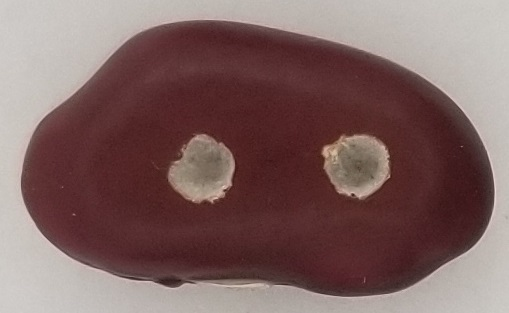
#> input picture imageAcquisition/DataValidation/rc5.jpg, 509 x 313 px, found by its file name
$ python getColourObjectImage.py
#> lines starting #> are read from the running program, lines starting #| are printed output that depends on the picture; after the words box and inside, x2 and y2 are one past the last pixel; in counts of white or black regions, pixels touching at a corner belong together
import cv2
import numpy as np
import find_contour as fc   # importation de ma bibliotheque
"""
Nous allons appprendre  comment detecter la couleur sur une image
"""

path = r'/Users/frankgiressegadjuinianga/Documents/Master2TSI_UBa/Dossier_projet/SortingBeansSystem_Using_ANN/imageAcquisition/imageTest/rc5.jpg'
img = cv2.imread(path)
#> img is the input picture: shape (313, 509, 3); mean B, G, R 98, 99.8, 127
cv2.namedWindow("barre guidage")   # nouvelle fenetre windows
cv2.resizeWindow("barre guidage", 640, 240)  # redimensionnement de la nouvelle fenetre windows
cv2.createTrackbar("Teinte min", "barre guidage", 0, 179, fc.empty)  # 0, 179
cv2.createTrackbar("Teinte max", "barre guidage", 179, 179, fc.empty)  # 179, 179
cv2.createTrackbar("Sat min", "barre guidage", 53, 255, fc.empty)  # 0, 255
cv2.createTrackbar("Sat max", "barre guidage", 255, 255, fc.empty)  # 255, 255
cv2.createTrackbar("Val min", "barre guidage", 13, 255, fc.empty)  # 0, 255
cv2.createTrackbar("Val max", "barre guidage", 255, 255, fc.empty)  # 255, 255

# 2. vous allons maintenant definir les valeurs individuels de saturation,teinte permettant de detecter la couleur verte
while True:
    img = cv2.imread(path,None)
    # 1. transformation HSV (Hue Saturation Value)
    imgRGB = cv2.cvtColor(img, cv2.COLOR_BGR2RGB)
    imgHSV = cv2.cvtColor(imgRGB, cv2.COLOR_BGR2HSV)
#> imgHSV: shape (313, 509, 3); mean H, S, V 115.3, 82, 127
    t_min = cv2.getTrackbarPos("Teinte min", "barre guidage")
    t_max = cv2.getTrackbarPos("Teinte max", "barre guidage")
    s_min = cv2.getTrackbarPos("Sat min", "barre guidage")
    s_max = cv2.getTrackbarPos("Sat max", "barre guidage")
    v_min = cv2.getTrackbarPos("Val min", "barre guidage")
    v_max = cv2.getTrackbarPos("Val max", "barre guidage")
    print(t_min, t_max, s_min, s_max, v_min, v_max) #### teinte min et max, saturation min et max, luminance min et max

    # 3. appliquer les differente valeur a notre image HSV
    lower = np.array([t_min, s_min, v_min])
    upper = np.array([t_max, s_max, v_max])
    mask = cv2.inRange(imgHSV, lower, upper)
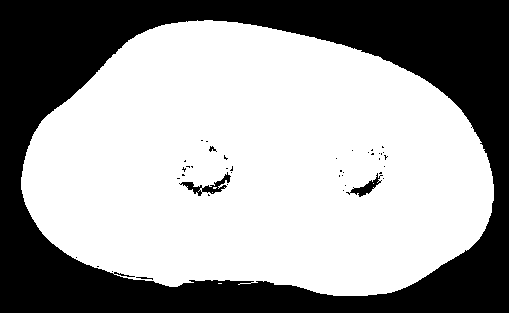
#> mask: shape (313, 509); 62.5% white; 42 black regions (37 under 20 px), largest, box (x1, y1, x2, y2) and area: (0, 0, 509, 313) 59077, (179, 172, 231, 196) 341, (346, 173, 383, 197) 240, (209, 146, 217, 152) 24, (136, 277, 153, 280) 24

    # 4. detection de la couleur de l'image
    colorObjectDetected = cv2.bitwise_and(img, img, mask=mask)
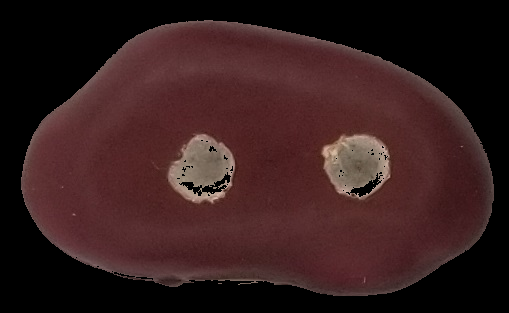
#> colorObjectDetected: shape (313, 509, 3); mean B, G, R 30.1, 30.1, 54.5
    # sauvegarder l'image detcter dans la meme fenetre que l'image originale
    cv2.imwrite("imageTest/imgColorDetected.jpg", colorObjectDetected)

    # affichage des images
    cv2.imshow("Original ", img)
    cv2.imshow("HSV image", imgHSV)
    cv2.imshow("mask", mask)
    cv2.imshow("couleur detecter", colorObjectDetected)
    key = cv2.waitKey(200)
#> (key Esc is pressed here)
    print(key)
    if key in [ord('a'), 1048673]:
        print('a pressed!')
    elif key in [27, 1048603]:  # ESC key to abort, close window
        cv2.destroyAllWindows()
        break
    # fin ------------------------------------------------------------------------------------------------------------------

$ run again, with imageAcquisition/DataValidation/rc1.jpg copied over imageAcquisition/DataValidation/rc5.jpg
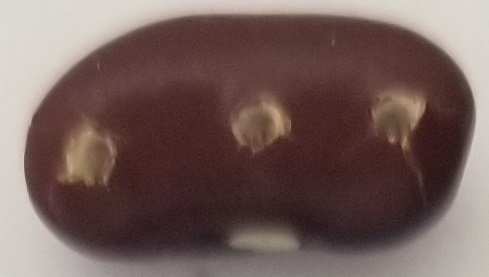
#> input picture imageAcquisition/DataValidation/rc1.jpg, 489 x 277 px, found by its file name
#> img is the input picture: shape (277, 489, 3); mean B, G, R 90.2, 93.8, 115.5
#> imgHSV: shape (277, 489, 3); mean H, S, V 115.2, 74.3, 115.5
#> `mask = cv2.inRange(imgHSV, lower, upper)`:
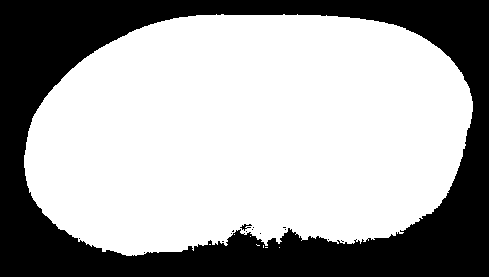
#> mask: shape (277, 489); 65.1% white; 15 black regions (13 under 20 px), largest, box (x1, y1, x2, y2) and area: (0, 0, 489, 277) 47170, (240, 224, 252, 231) 34
#> `colorObjectDetected = cv2.bitwise_and(img, img, mask=mask)`:
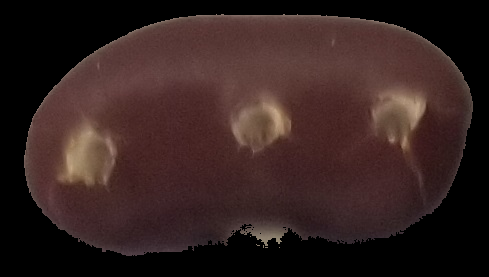
#> colorObjectDetected: shape (277, 489, 3); mean B, G, R 32.3, 34.2, 52.8

$ run again, with imageAcquisition/DataValidation/rc10.jpg copied over imageAcquisition/DataValidation/rc5.jpg
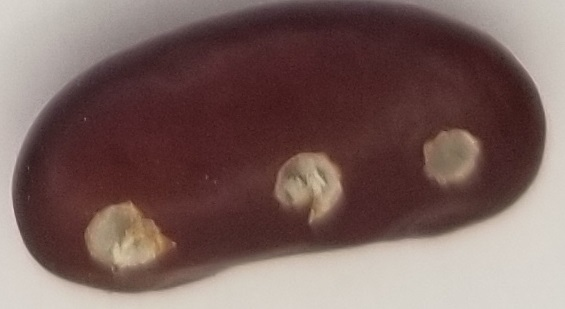
#> input picture imageAcquisition/DataValidation/rc10.jpg, 565 x 309 px, found by its file name
#> img is the input picture: shape (309, 565, 3); mean B, G, R 94.2, 98.3, 123.1
#> imgHSV: shape (309, 565, 3); mean H, S, V 114.5, 81.8, 123.1
#> `mask = cv2.inRange(imgHSV, lower, upper)`:
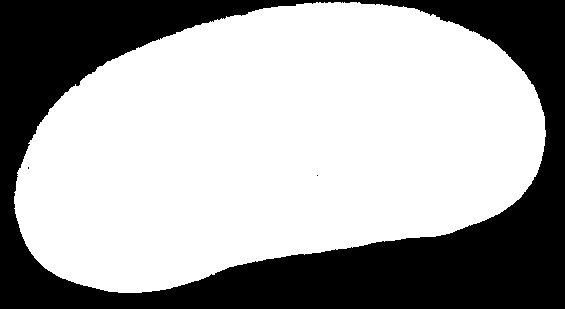
#> mask: shape (309, 565); 65.2% white; 3 black regions (2 under 20 px), largest, box (x1, y1, x2, y2) and area: (0, 0, 565, 309) 60776
#> `colorObjectDetected = cv2.bitwise_and(img, img, mask=mask)`:
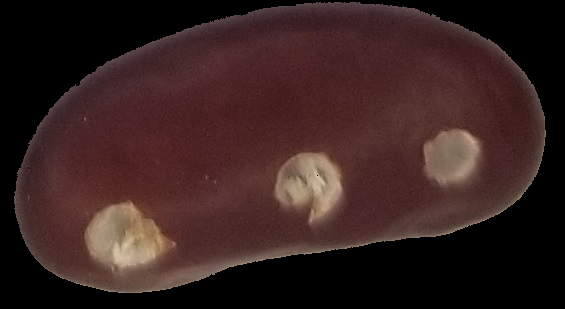
#> colorObjectDetected: shape (309, 565, 3); mean B, G, R 32, 33.8, 55.3

$ run again, with imageAcquisition/DataValidation/rc2.jpg copied over imageAcquisition/DataValidation/rc5.jpg
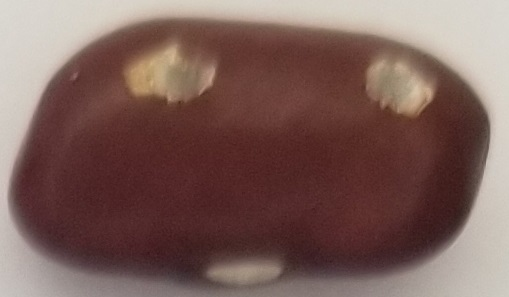
#> input picture imageAcquisition/DataValidation/rc2.jpg, 509 x 297 px, found by its file name
#> img is the input picture: shape (297, 509, 3); mean B, G, R 89.5, 95.3, 124.1
#> imgHSV: shape (297, 509, 3); mean H, S, V 113.9, 89.3, 124.1
#> `mask = cv2.inRange(imgHSV, lower, upper)`:
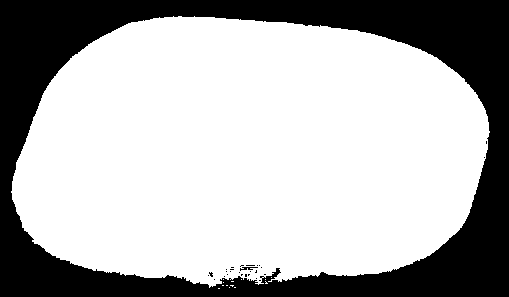
#> mask: shape (297, 509); 69.3% white; 28 black regions (26 under 20 px), largest, box (x1, y1, x2, y2) and area: (0, 0, 509, 297) 46252, (240, 267, 258, 271) 35
#> `colorObjectDetected = cv2.bitwise_and(img, img, mask=mask)`:
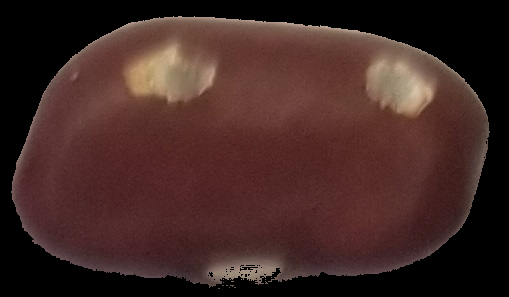
#> colorObjectDetected: shape (297, 509, 3); mean B, G, R 36.5, 40, 65.7
